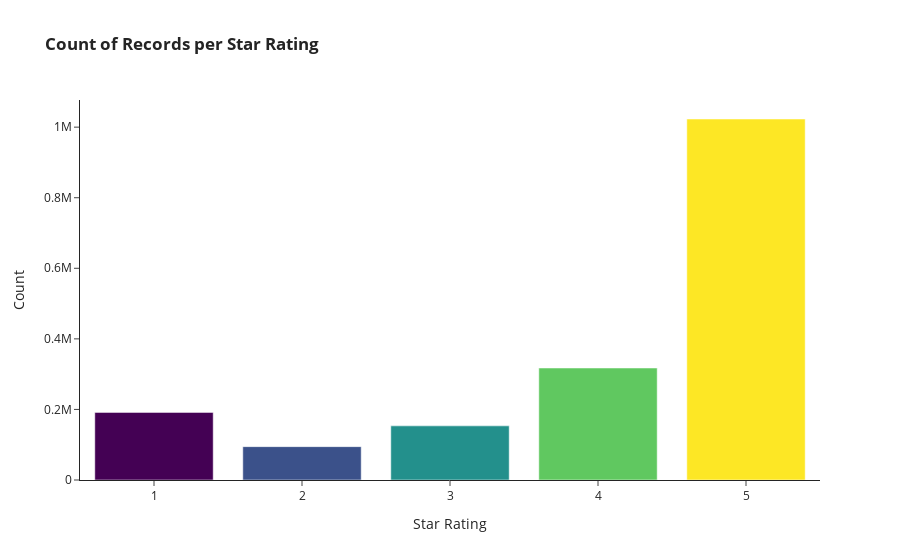

Write notebook code for a chart like this one.
### Markdown cell above
# Get Count of Records by Star Ratings

### Code cell
star_rating_counts_fig = px.bar(
    games.star_rating.value_counts().reset_index(),
    y='star_rating',
    x='index',
    color='index',
    labels = {
        'index': 'Star Rating',
        'star_rating':'Count',
    },
    title = '<b>Count of Records per Star Rating</b>',
    template='simple_white',
    
)

star_rating_counts_fig.update_traces(marker_coloraxis=None)

star_rating_counts_fig.show()

star_rating_counts_fig.write_image("star_rating_counts_fig.jpeg")

### Figure 1 — Plotly figure (JSON) as saved in the notebook; plotly's stock layout.template omitted (floating-point values rounded to 4 significant figures)
{"data": [{"alignmentgroup": "True", "hovertemplate": "Star Rating=%{marker.color}<br>Count=%{y}<extra></extra>", "legendgroup": "", "marker": {"color": [5, 4, 1, 3, 2]}, "name": "", "offsetgroup": "", "orientation": "v", "showlegend": false, "textposition": "auto", "type": "bar", "x": [5, 4, 1, 3, 2], "xaxis": "x", "y": [1023102, 317443, 191614, 153443, 94552], "yaxis": "y"}], "layout": {"barmode": "relative", "coloraxis": {"colorbar": {"title": {"text": "Star Rating"}}, "colorscale": [[0, "#440154"], [0.1111, "#482878"], [0.2222, "#3e4989"], [0.3333, "#31688e"], [0.4444, "#26828e"], [0.5556, "#1f9e89"], [0.6667, "#35b779"], [0.7778, "#6ece58"], [0.8889, "#b5de2b"], [1, "#fde725"]]}, "legend": {"tracegroupgap": 0}, "title": {"text": "<b>Count of Records per Star Rating</b>"}, "xaxis": {"anchor": "y", "domain": [0, 1], "title": {"text": "Star Rating"}}, "yaxis": {"anchor": "x", "domain": [0, 1], "title": {"text": "Count"}}}}
